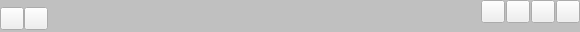
<?xml version="1.0" encoding="UTF-8"?>
<ui version="4.0">
 <class>FrameCaption</class>
 <widget class="QFrame" name="FrameCaption">
  <property name="geometry">
   <rect>
    <x>0</x>
    <y>0</y>
    <width>580</width>
    <height>32</height>
   </rect>
  </property>
  <property name="windowTitle">
   <string>Frame</string>
  </property>
  <property name="styleSheet">
   <string notr="true">#FrameCaption{
background-color:#C0C0C0;
}</string>
  </property>
  <layout class="QHBoxLayout" name="horizontalLayout_3">
   <property name="spacing">
    <number>0</number>
   </property>
   <property name="leftMargin">
    <number>0</number>
   </property>
   <property name="topMargin">
    <number>0</number>
   </property>
   <property name="rightMargin">
    <number>0</number>
   </property>
   <property name="bottomMargin">
    <number>0</number>
   </property>
   <item>
    <layout class="QVBoxLayout" name="verticalLayout">
     <property name="spacing">
      <number>0</number>
     </property>
     <item>
      <spacer name="verticalSpacer">
       <property name="orientation">
        <enum>Qt::Vertical</enum>
       </property>
       <property name="sizeType">
        <enum>QSizePolicy::Fixed</enum>
       </property>
       <property name="sizeHint" stdset="0">
        <size>
         <width>20</width>
         <height>6</height>
        </size>
       </property>
      </spacer>
     </item>
     <item>
      <layout class="QHBoxLayout" name="tabbarLayout">
       <item>
        <widget class="QToolButton" name="toolButton">
         <property name="text">
          <string/>
         </property>
        </widget>
       </item>
       <item>
        <widget class="QWidget" name="widget" native="true"/>
       </item>
       <item>
        <widget class="QToolButton" name="toolButton_2">
         <property name="text">
          <string/>
         </property>
        </widget>
       </item>
       <item>
        <spacer name="horizontalSpacer_3">
         <property name="orientation">
          <enum>Qt::Horizontal</enum>
         </property>
         <property name="sizeHint" stdset="0">
          <size>
           <width>40</width>
           <height>20</height>
          </size>
         </property>
        </spacer>
       </item>
      </layout>
     </item>
    </layout>
   </item>
   <item>
    <spacer name="horizontalSpacer">
     <property name="orientation">
      <enum>Qt::Horizontal</enum>
     </property>
     <property name="sizeType">
      <enum>QSizePolicy::Fixed</enum>
     </property>
     <property name="sizeHint" stdset="0">
      <size>
       <width>120</width>
       <height>20</height>
      </size>
     </property>
    </spacer>
   </item>
   <item>
    <layout class="QVBoxLayout" name="verticalLayout_2">
     <property name="spacing">
      <number>0</number>
     </property>
     <item>
      <layout class="QHBoxLayout" name="horizontalLayout_2">
       <property name="spacing">
        <number>1</number>
       </property>
       <item>
        <spacer name="horizontalSpacer_2">
         <property name="orientation">
          <enum>Qt::Horizontal</enum>
         </property>
         <property name="sizeHint" stdset="0">
          <size>
           <width>40</width>
           <height>20</height>
          </size>
         </property>
        </spacer>
       </item>
       <item>
        <widget class="QToolButton" name="toolButton_3">
         <property name="text">
          <string/>
         </property>
        </widget>
       </item>
       <item>
        <widget class="QToolButton" name="toolButton_4">
         <property name="text">
          <string/>
         </property>
        </widget>
       </item>
       <item>
        <widget class="QToolButton" name="toolButton_5">
         <property name="text">
          <string/>
         </property>
        </widget>
       </item>
       <item>
        <widget class="QToolButton" name="toolButton_6">
         <property name="text">
          <string/>
         </property>
        </widget>
       </item>
      </layout>
     </item>
     <item>
      <spacer name="verticalSpacer_2">
       <property name="orientation">
        <enum>Qt::Vertical</enum>
       </property>
       <property name="sizeHint" stdset="0">
        <size>
         <width>20</width>
         <height>40</height>
        </size>
       </property>
      </spacer>
     </item>
    </layout>
   </item>
  </layout>
 </widget>
 <resources/>
 <connections/>
</ui>
